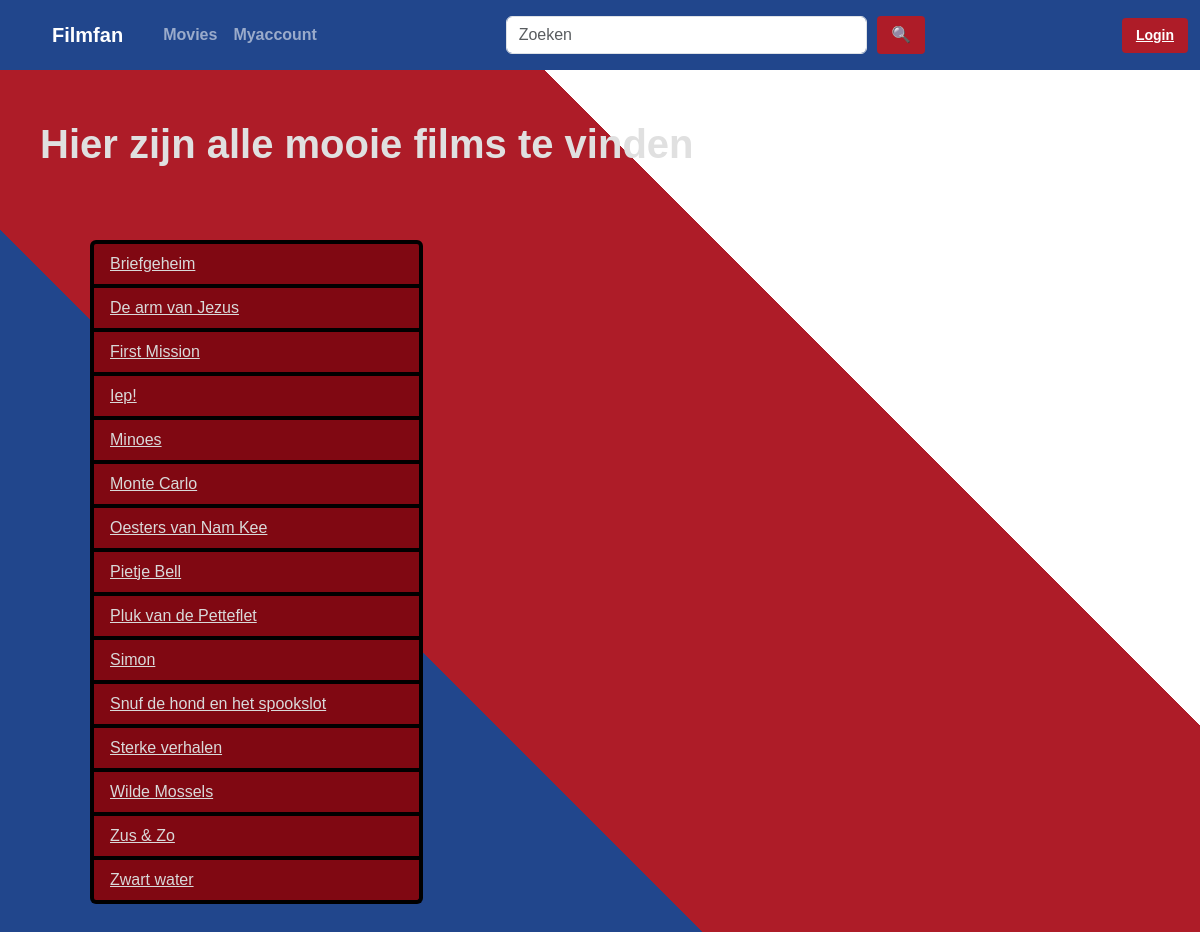
The app's page /movies with its own data.
### app/models.py (models this page shows, shortened)
class Film(db.Model):
    id: Mapped[int] = mapped_column(primary_key=True)
    title: Mapped[str] = mapped_column(Text)
    regisseur_id: Mapped[int] = mapped_column(ForeignKey("regisseur.id"))
    release_datum: Mapped[date] = mapped_column(Date, nullable=False)
    trailer_url: Mapped[str] = mapped_column(Text, nullable=False)
    regisseur = relationship("Regisseur", back_populates="films")
    rollen = relationship("Rol", back_populates="film")
    favorite_links = relationship("Favorite", back_populates="film")
    ratings = relationship("Rating", back_populates="film")

### app/main/routes.py (the view)
@bp.route("/movies")
def movies():
    query = db.select(Film).order_by(Film.title.asc())
    filmslist = db.session.execute(query).scalars().all()
    return render_template("movies.html", filmslist=filmslist)

### app/main/templates/movies.html (shortened to what this page needs)
{% extends "template.html" %}
{% block stylesheet %}
<link rel = "stylesheet" href = "{{url_for('static',filename='css/template.css')}}">
<link rel="stylesheet" href="{{ url_for('static', filename='css/movies.css') }}">
{% endblock %}
{% block content %}
<h1> <strong>Hier zijn alle mooie films te vinden </strong></h1>
<br>
<div class ="content-margin">
<ul class ="list-group">
    {% for film in filmslist %}
        <li class = "list-group-item">
            <a href="/film/{{ film.id }}">{{ film.title }}</a>
        </li>
    {% endfor %}
</ul>
</div>
{% endblock %}

### app/templates/template.html (shortened to what this page needs)
<!DOCTYPE html>
<html lang="nl">
<head>
    <link href="https://cdn.jsdelivr.net/npm/bootstrap@5.3.8/dist/css/bootstrap.min.css" rel="stylesheet"
>
    {% block stylesheet %}{% endblock %}
</head>
<body>
    <nav class="navbar navbar-expand-lg navbar-dark navbar-color">
        <div class="container-fluid">
            <a class="navbar-brand fw-bold navbar-padding-left white-home" href="/">Filmfan</a>
            <div class="collapse navbar-collapse" id="mainMenu">
                <div class="navbar-nav ms-3">
                    <a class="nav-link fw-bold" href="/movies">Movies</a>
                    <a class="nav-link fw-bold" href="/myaccount">Myaccount</a>
                </div>
                <form class="d-flex search-form mx-lg-auto my-2" role="search" method="GET" action="/search">
                    <input id="searchinput" name="query" class="form-control search-size" type="search"
                        placeholder="Zoeken">
                    <button class="btn custom-button" type="submit">🔍</button>
                </form>
                <div class="d-flex align-items-center ms-lg-3 mt-2 mt-lg-0">
                    {% if session.get("user_id") %}
                    <a href="/logout" class="login-button">Uitloggen</a>
                    {% else %}
                    <a href="/login" class="login-button">Login</a>
                    {% endif %}
                </div>
            </div>
        </div>
    </nav>
    <div class="content">
        {% block content %}
        {% endblock %}
    </div>
</body>
</html>

### app/static/css/template.css (style rules this page uses)
body { background: linear-gradient(45deg, #21468C 33%, #AE1C28 33%, #AE1C28 66%, #FFFFFF 66%); color: #E0E0E0; font-family: Arial, sans-serif; background-size: cover; background-position: center center; background-attachment: fixed; min-height: 100vh; }
.navbar-color { background-color: #21468C; }
.navbar-padding-left { padding-left: 40px; }
.custom-button { background-color: #AE1C28; color: white; border: none; padding: 6px 14px; margin-left: 10px; border-radius: 4px; font-weight: 600; }
.login-button { background-color: #AE1C28; color: white; border: none; padding: 6px 14px; border-radius: 4px; font-weight: bold; height: 35px !important; font-family: Arial, Helvetica, sans-serif; font-size: 14px; line-height: 1; display: inline-flex; align-items: center; justify-content: center; }
.search-size { max-width: 500px; width: 100%; }
.content { padding-left: 40px; padding-top: 50px; }
.content-margin { margin-left: 50px ; margin-top: 40px; }
a { color:#d9d9d9; }
.list-group-item { background-color: #800812; color: #d9d9d9; border-color: #000000; border-width: 4px; }
.search-form { width: 40%; }

### app/static/css/movies.css (style rules this page uses)
.list-group-item { min-width: 300px; max-width: 30% }
.list-group { padding-bottom:30px; }

### records on screen
Film: title "Briefgeheim"
Film: title "De arm van Jezus"
Film: title "First Mission"
Film: title "Iep!"
Film: title "Minoes"
Film: title "Monte Carlo"
Film: title "Oesters van Nam Kee"
Film: title "Pietje Bell"
Film: title "Pluk van de Petteflet"
Film: title "Simon"
Film: title "Snuf de hond en het spookslot"
Film: title "Sterke verhalen"
Film: title "Wilde Mossels"
Film: title "Zus & Zo"
Film: title "Zwart water"
